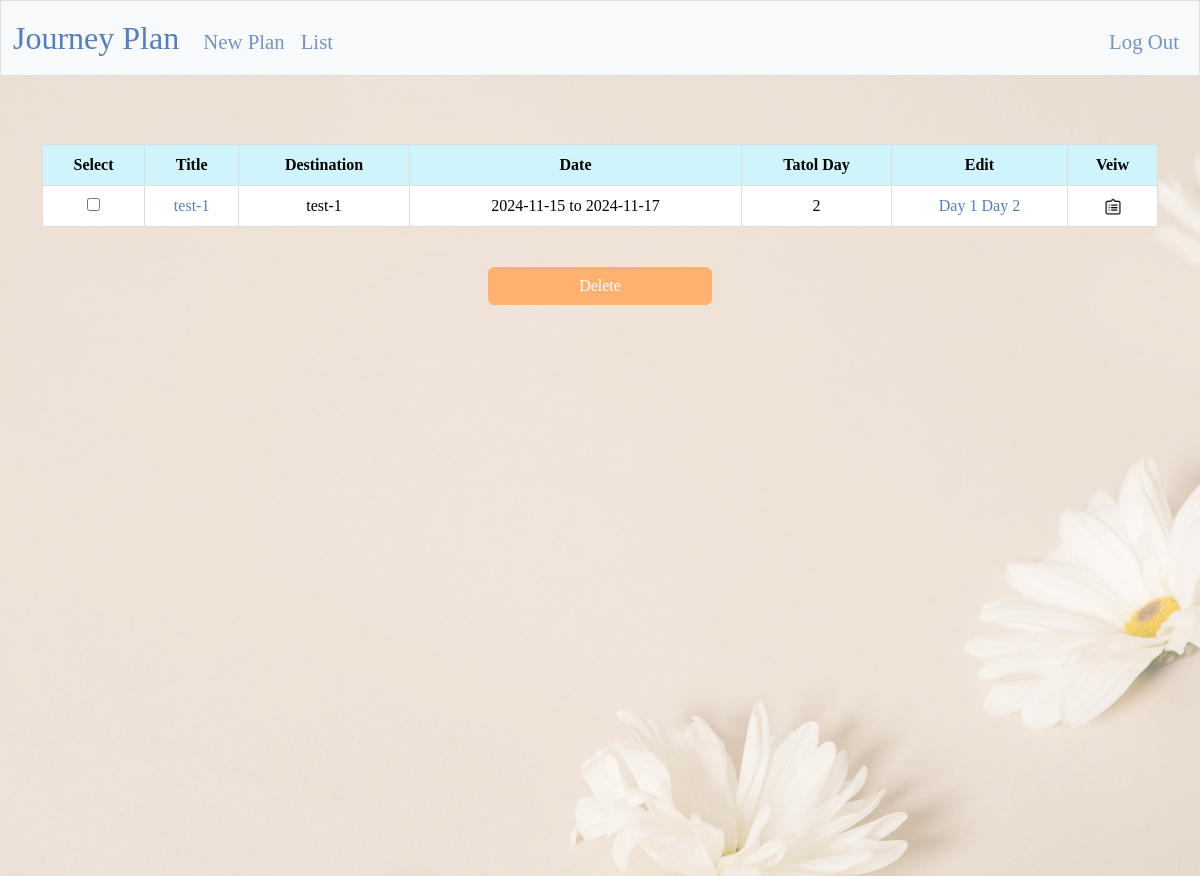
/list (signed in), run on the app's committed database.
### app.py (models this page shows)
class Plan(db.Model):
    __tablename__ = 'plan'
    id = db.Column(db.Integer, primary_key=True, autoincrement=True, nullable=False)
    users_id = db.Column(db.Integer, db.ForeignKey('users.id'), nullable=False)
    title = db.Column(db.String, nullable=False)
    destination = db.Column(db.String, nullable=False)
    start_date = db.Column(db.Date, nullable=False)
    end_date = db.Column(db.Date, nullable=False)
    total_day = db.Column(db.Integer, nullable=False)
    created_at = db.Column(db.DateTime, default=utcnow, nullable=False)
    updated_at = db.Column(db.DateTime, default=utcnow, nullable=False)
    daily_plans = db.relationship('DailyPlan', backref='plan', lazy=True)

### app.py (the view, shortened to what this page needs)
@app.route("/list", methods=["GET", "POST"])
def list():
    if request.method == "GET":
        users_id = session["user_id"]
        plan_records = db.session.execute(text("SELECT * FROM plan WHERE users_id = :users_id ORDER BY created_at DESC"),{'users_id': users_id}).fetchall()
        if not plan_records:
            return render_template('list.html', notPlan = "Go to plan your journey" )
        return render_template('list.html', plan_records=plan_records)

### app.py (called while the page is built)
@app.after_request
def after_request(response):
    response.headers["Cache-Control"] = "no-cache, no-store, must-revalidate"
    response.headers["Expires"] = 0
    response.headers["Pragma"] = "no-cache"
    return response

### templates/list.html (shortened to what this page needs)
{% extends "layout.html" %}
{% block main %}
<main class="container py-5 text-center content">
    <form action="/list" method="post">
        <div class="table-responsive">
            <table class="table table-hover">
                <thead class="table-info">
                    <tr>
                        <th scope="col">Select</th>
                        <th scope="col">Title</th>
                        <th scope="col">Destination</th>
                        <th scope="col">Date</th>
                        <th scope="col">Tatol Day</th>
                        <th scope="col">Edit</th>
                        <th scope="col">Veiw</th>
                    </tr>
                </thead>
                <tbody>
                    {%for plan in plan_records%}
                    <tr>
                        <td><input type="checkbox" class="item-checkbox" name="plan_id" value="{{plan.id}}"></td>
                        <td><a href="/editPlan?plan={{ plan.id }}">{{plan.title}}</a></td>
                        <td>{{plan.destination}}</td>
                        <td>{{plan.start_date}} to {{plan.end_date}}</td>
                        <td>{{plan.total_day}}</td>
                        <td>
                            {% for day in range(1, plan.total_day+1) %}
                                <a href="/editDay?plan={{ plan.id }}&&day={{ day }}">Day {{ day }}</a>
                            {% endfor %}
                            </td>
                        <td><a href="/view?plan={{ plan.id }}"><img src="/static/icons8-view-details-96.png" width="20px"></a></td>
                    </tr>
                {% endfor %}
                </tbody>
            </table>
        </div><br>
        <button class="btn btn-md save" type="submit">Delete</button>
    </form>
</main>
{% endblock %}

### static/styles.css (style rules this page uses)
table { width: 100%; border-collapse: collapse; margin: 20px 0; font-size: 16px; text-align: left; text-align: center; }
th, td { padding: 12px; border: 1px solid #ddd; text-align:center; }
a { text-decoration: none; color:#537fbe }
th { background-color: #4CAF50; color: white; text-align:center; }
body { font-family: "Kalam", cursive; font-weight: 300; font-style: normal; height: 100vh; }
.content { position: relative; z-index: 2; color: #4A628A; text-align: center; }
.save { border-color: #FFB26F; width:20%; color: white; background-color:#FFB26F; }

### data on the page
Plan: title "test-1", destination "test-1", start_date "2024-11-15", end_date "2024-11-17", total_day "2", day "1" "2"
